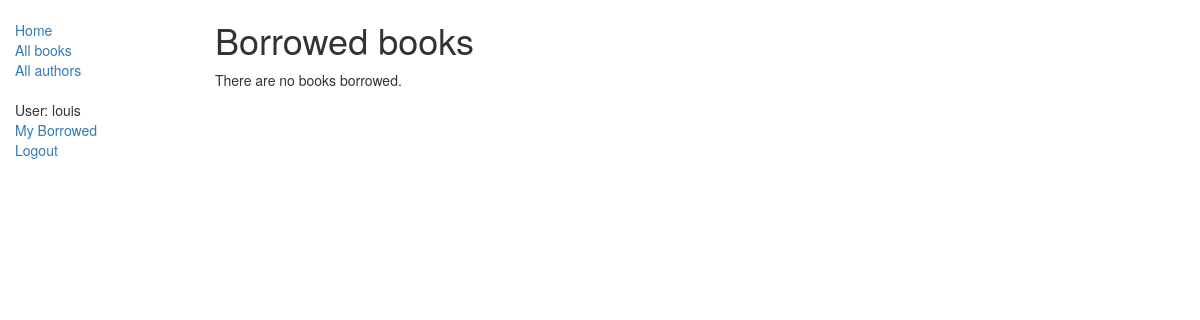
The page /mybooks/ (signed in) on the database as committed earlier.
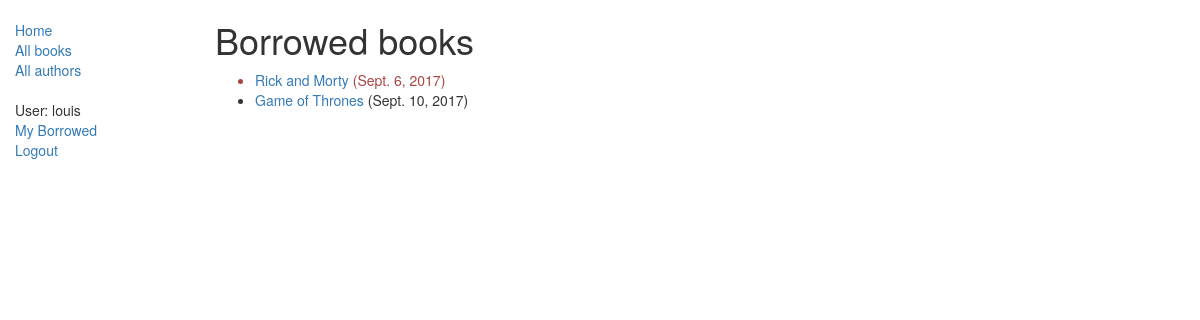
The same page on the database as committed later.
### catalog/models.py (models this page shows, shortened)
class BookInstance(models.Model):
    id = models.UUIDField(primary_key=True, default=uuid.uuid4, help_text="Unique ID for this particular book across whole library")
    book = models.ForeignKey('Book', on_delete=models.SET_NULL, null=True)
    borrower = models.ForeignKey(User, on_delete=models.SET_NULL, null=True, blank=True)
    imprint = models.CharField(max_length=200)
    due_back = models.DateField(null=True, blank=True)
    LOAN_STATUS = (
        ('m', 'Maintenance'),
        ('o', 'On loan'),
        ('a', 'Available'),
        ('r', 'Reserved'),
    )
    status = models.CharField(max_length=1, choices=LOAN_STATUS, blank=True, default='m', help_text='Book availability')
    class Meta:
        ordering = ["due_back"]
        permissions = (("can_mark_returned", "Set book as returned"),)
    @property
    def is_overdue(self):
        if self.due_back and date.today() > self.due_back:
            return True
        return False

class Book(models.Model):
    title = models.CharField(max_length=200)
    author = models.ForeignKey('Author', on_delete=models.SET_NULL, null=True)
    summary = models.TextField(max_length=1000, help_text="Enter a brief description of the book")
    isbn = models.CharField('ISBN',max_length=13, help_text='13 Character <a href="https://www.isbn-international.org/content/what-isbn">ISBN number</a>')
    genre = models.ManyToManyField(Genre, help_text="Select a genre for this book")
    """
    Creates a string for the Genre. This is required to display genre in Admin.
    """

### catalog/views.py (the view)
# urls.py: url(r'^mybooks/$', views.LoanedBooksByUserListView.as_view(), name='my-borrowed'),
class LoanedBooksByUserListView(LoginRequiredMixin,generic.ListView):
    model = BookInstance
    template_name ='bookinstance_list_borrowed_user.html'
    paginate_by = 10
    def get_queryset(self):
        return BookInstance.objects.filter(borrower=self.request.user).filter(status__exact='o').order_by('due_back')

### catalog/templates/bookinstance_list_borrowed_user.html
{% extends "base_generic.html" %}
{% block content %}
    <h1>Borrowed books</h1>
    {% if bookinstance_list %}
    <ul>
      {% for bookinst in bookinstance_list %}
      <li class="{% if bookinst.is_overdue %}text-danger{% endif %}">
        <a href="{% url 'book-detail' bookinst.book.pk %}">{{bookinst.book.title}}</a> ({{ bookinst.due_back }})
      </li>
      {% endfor %}
    </ul>
    {% else %}
      <p>There are no books borrowed.</p>
    {% endif %}
{% endblock %}

Rows that differ between the two databases and show on the page:
now on this page (row edited): BookInstance: book "Rick and Morty", due_back "Sept. 6, 2017"
now on this page (row edited): BookInstance: book "Game of Thrones", due_back "Sept. 10, 2017"
Other text that changed with them:
text no longer shown: "There are no books borrowed."
